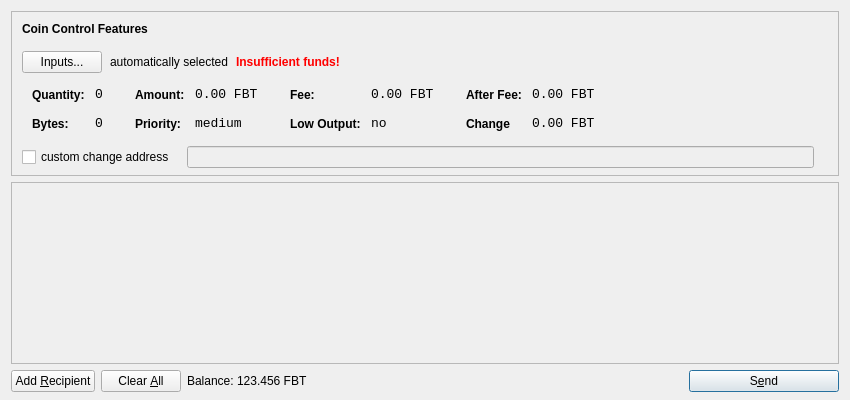
<?xml version="1.0" encoding="UTF-8"?>
<ui version="4.0">
 <class>SendCoinsDialog</class>
 <widget class="QDialog" name="SendCoinsDialog">
  <property name="geometry">
   <rect>
    <x>0</x>
    <y>0</y>
    <width>850</width>
    <height>400</height>
   </rect>
  </property>
  <property name="windowTitle">
   <string>Send Coins</string>
  </property>
  <layout class="QVBoxLayout" name="verticalLayout" stretch="0,1,0">
   <property name="bottomMargin">
    <number>8</number>
   </property>
   <item>
    <widget class="QFrame" name="frameCoinControl">
     <property name="sizePolicy">
      <sizepolicy hsizetype="Expanding" vsizetype="Expanding">
       <horstretch>0</horstretch>
       <verstretch>0</verstretch>
      </sizepolicy>
     </property>
     <property name="maximumSize">
      <size>
       <width>16777215</width>
       <height>16777215</height>
      </size>
     </property>
     <property name="frameShape">
      <enum>QFrame::StyledPanel</enum>
     </property>
     <property name="frameShadow">
      <enum>QFrame::Sunken</enum>
     </property>
     <layout class="QVBoxLayout" name="verticalLayoutCoinControl2">
      <property name="spacing">
       <number>-1</number>
      </property>
      <property name="leftMargin">
       <number>0</number>
      </property>
      <property name="topMargin">
       <number>0</number>
      </property>
      <property name="rightMargin">
       <number>0</number>
      </property>
      <property name="bottomMargin">
       <number>6</number>
      </property>
      <item>
       <layout class="QVBoxLayout" name="verticalLayoutCoinControl" stretch="0,0,0,0,1">
        <property name="spacing">
         <number>0</number>
        </property>
        <property name="leftMargin">
         <number>10</number>
        </property>
        <property name="topMargin">
         <number>10</number>
        </property>
        <item>
         <layout class="QHBoxLayout" name="horizontalLayoutCoinControl1">
          <property name="bottomMargin">
           <number>15</number>
          </property>
          <item>
           <widget class="QLabel" name="labelCoinControlFeatures">
            <property name="sizePolicy">
             <sizepolicy hsizetype="Preferred" vsizetype="Maximum">
              <horstretch>0</horstretch>
              <verstretch>0</verstretch>
             </sizepolicy>
            </property>
            <property name="font">
             <font>
              <weight>75</weight>
              <bold>true</bold>
             </font>
            </property>
            <property name="styleSheet">
             <string notr="true">font-weight:bold;</string>
            </property>
            <property name="text">
             <string>Coin Control Features</string>
            </property>
           </widget>
          </item>
         </layout>
        </item>
        <item>
         <layout class="QHBoxLayout" name="horizontalLayoutCoinControl2" stretch="0,0,0,0">
          <property name="spacing">
           <number>8</number>
          </property>
          <property name="bottomMargin">
           <number>10</number>
          </property>
          <item>
           <widget class="QPushButton" name="pushButtonCoinControl">
            <property name="styleSheet">
             <string notr="true"/>
            </property>
            <property name="text">
             <string>Inputs...</string>
            </property>
           </widget>
          </item>
          <item>
           <widget class="QLabel" name="labelCoinControlAutomaticallySelected">
            <property name="text">
             <string>automatically selected</string>
            </property>
            <property name="margin">
             <number>5</number>
            </property>
           </widget>
          </item>
          <item>
           <widget class="QLabel" name="labelCoinControlInsuffFunds">
            <property name="font">
             <font>
              <weight>75</weight>
              <bold>true</bold>
             </font>
            </property>
            <property name="styleSheet">
             <string notr="true">color:red;font-weight:bold;</string>
            </property>
            <property name="text">
             <string>Insufficient funds!</string>
            </property>
            <property name="margin">
             <number>5</number>
            </property>
           </widget>
          </item>
          <item>
           <spacer name="horizontalSpacerCoinControl">
            <property name="orientation">
             <enum>Qt::Horizontal</enum>
            </property>
            <property name="sizeHint" stdset="0">
             <size>
              <width>40</width>
              <height>1</height>
             </size>
            </property>
           </spacer>
          </item>
         </layout>
        </item>
        <item>
         <widget class="QWidget" name="widgetCoinControl" native="true">
          <property name="sizePolicy">
           <sizepolicy hsizetype="Preferred" vsizetype="Preferred">
            <horstretch>0</horstretch>
            <verstretch>0</verstretch>
           </sizepolicy>
          </property>
          <property name="minimumSize">
           <size>
            <width>0</width>
            <height>0</height>
           </size>
          </property>
          <property name="styleSheet">
           <string notr="true"/>
          </property>
          <layout class="QHBoxLayout" name="horizontalLayoutCoinControl5">
           <property name="margin">
            <number>0</number>
           </property>
           <item>
            <layout class="QHBoxLayout" name="horizontalLayoutCoinControl3" stretch="0,0,0,1">
             <property name="spacing">
              <number>20</number>
             </property>
             <property name="topMargin">
              <number>0</number>
             </property>
             <property name="bottomMargin">
              <number>10</number>
             </property>
             <item>
              <layout class="QFormLayout" name="formLayoutCoinControl1">
               <property name="horizontalSpacing">
                <number>10</number>
               </property>
               <property name="verticalSpacing">
                <number>14</number>
               </property>
               <property name="leftMargin">
                <number>10</number>
               </property>
               <property name="topMargin">
                <number>4</number>
               </property>
               <property name="rightMargin">
                <number>6</number>
               </property>
               <item row="0" column="0">
                <widget class="QLabel" name="labelCoinControlQuantityText">
                 <property name="styleSheet">
                  <string notr="true">font-weight:bold;</string>
                 </property>
                 <property name="text">
                  <string>Quantity:</string>
                 </property>
                 <property name="margin">
                  <number>0</number>
                 </property>
                </widget>
               </item>
               <item row="0" column="1">
                <widget class="QLabel" name="labelCoinControlQuantity">
                 <property name="font">
                  <font>
                   <family>Monospace</family>
                   <pointsize>10</pointsize>
                  </font>
                 </property>
                 <property name="cursor">
                  <cursorShape>IBeamCursor</cursorShape>
                 </property>
                 <property name="contextMenuPolicy">
                  <enum>Qt::ActionsContextMenu</enum>
                 </property>
                 <property name="text">
                  <string>0</string>
                 </property>
                 <property name="margin">
                  <number>0</number>
                 </property>
                 <property name="textInteractionFlags">
                  <set>Qt::LinksAccessibleByMouse|Qt::TextSelectableByKeyboard|Qt::TextSelectableByMouse</set>
                 </property>
                </widget>
               </item>
               <item row="1" column="0">
                <widget class="QLabel" name="labelCoinControlBytesText">
                 <property name="styleSheet">
                  <string notr="true">font-weight:bold;</string>
                 </property>
                 <property name="text">
                  <string>Bytes:</string>
                 </property>
                </widget>
               </item>
               <item row="1" column="1">
                <widget class="QLabel" name="labelCoinControlBytes">
                 <property name="font">
                  <font>
                   <family>Monospace</family>
                   <pointsize>10</pointsize>
                  </font>
                 </property>
                 <property name="cursor">
                  <cursorShape>IBeamCursor</cursorShape>
                 </property>
                 <property name="contextMenuPolicy">
                  <enum>Qt::ActionsContextMenu</enum>
                 </property>
                 <property name="text">
                  <string>0</string>
                 </property>
                 <property name="textInteractionFlags">
                  <set>Qt::LinksAccessibleByMouse|Qt::TextSelectableByKeyboard|Qt::TextSelectableByMouse</set>
                 </property>
                </widget>
               </item>
              </layout>
             </item>
             <item>
              <layout class="QFormLayout" name="formLayoutCoinControl2">
               <property name="horizontalSpacing">
                <number>10</number>
               </property>
               <property name="verticalSpacing">
                <number>14</number>
               </property>
               <property name="leftMargin">
                <number>6</number>
               </property>
               <property name="topMargin">
                <number>4</number>
               </property>
               <property name="rightMargin">
                <number>6</number>
               </property>
               <item row="0" column="0">
                <widget class="QLabel" name="labelCoinControlAmountText">
                 <property name="styleSheet">
                  <string notr="true">font-weight:bold;</string>
                 </property>
                 <property name="text">
                  <string>Amount:</string>
                 </property>
                 <property name="margin">
                  <number>0</number>
                 </property>
                </widget>
               </item>
               <item row="0" column="1">
                <widget class="QLabel" name="labelCoinControlAmount">
                 <property name="font">
                  <font>
                   <family>Monospace</family>
                   <pointsize>10</pointsize>
                  </font>
                 </property>
                 <property name="cursor">
                  <cursorShape>IBeamCursor</cursorShape>
                 </property>
                 <property name="contextMenuPolicy">
                  <enum>Qt::ActionsContextMenu</enum>
                 </property>
                 <property name="text">
                  <string>0.00 FBT</string>
                 </property>
                 <property name="textInteractionFlags">
                  <set>Qt::LinksAccessibleByMouse|Qt::TextSelectableByKeyboard|Qt::TextSelectableByMouse</set>
                 </property>
                </widget>
               </item>
               <item row="1" column="0">
                <widget class="QLabel" name="labelCoinControlPriorityText">
                 <property name="styleSheet">
                  <string notr="true">font-weight:bold;</string>
                 </property>
                 <property name="text">
                  <string>Priority:</string>
                 </property>
                </widget>
               </item>
               <item row="1" column="1">
                <widget class="QLabel" name="labelCoinControlPriority">
                 <property name="font">
                  <font>
                   <family>Monospace</family>
                   <pointsize>10</pointsize>
                  </font>
                 </property>
                 <property name="cursor">
                  <cursorShape>IBeamCursor</cursorShape>
                 </property>
                 <property name="contextMenuPolicy">
                  <enum>Qt::ActionsContextMenu</enum>
                 </property>
                 <property name="text">
                  <string>medium</string>
                 </property>
                 <property name="textInteractionFlags">
                  <set>Qt::LinksAccessibleByMouse|Qt::TextSelectableByKeyboard|Qt::TextSelectableByMouse</set>
                 </property>
                </widget>
               </item>
              </layout>
             </item>
             <item>
              <layout class="QFormLayout" name="formLayoutCoinControl3">
               <property name="horizontalSpacing">
                <number>10</number>
               </property>
               <property name="verticalSpacing">
                <number>14</number>
               </property>
               <property name="leftMargin">
                <number>6</number>
               </property>
               <property name="topMargin">
                <number>4</number>
               </property>
               <property name="rightMargin">
                <number>6</number>
               </property>
               <item row="0" column="0">
                <widget class="QLabel" name="labelCoinControlFeeText">
                 <property name="styleSheet">
                  <string notr="true">font-weight:bold;</string>
                 </property>
                 <property name="text">
                  <string>Fee:</string>
                 </property>
                 <property name="margin">
                  <number>0</number>
                 </property>
                </widget>
               </item>
               <item row="0" column="1">
                <widget class="QLabel" name="labelCoinControlFee">
                 <property name="font">
                  <font>
                   <family>Monospace</family>
                   <pointsize>10</pointsize>
                  </font>
                 </property>
                 <property name="cursor">
                  <cursorShape>IBeamCursor</cursorShape>
                 </property>
                 <property name="contextMenuPolicy">
                  <enum>Qt::ActionsContextMenu</enum>
                 </property>
                 <property name="text">
                  <string>0.00 FBT</string>
                 </property>
                 <property name="textInteractionFlags">
                  <set>Qt::LinksAccessibleByMouse|Qt::TextSelectableByKeyboard|Qt::TextSelectableByMouse</set>
                 </property>
                </widget>
               </item>
               <item row="1" column="0">
                <widget class="QLabel" name="labelCoinControlLowOutputText">
                 <property name="styleSheet">
                  <string notr="true">font-weight:bold;</string>
                 </property>
                 <property name="text">
                  <string>Low Output:</string>
                 </property>
                </widget>
               </item>
               <item row="1" column="1">
                <widget class="QLabel" name="labelCoinControlLowOutput">
                 <property name="font">
                  <font>
                   <family>Monospace</family>
                   <pointsize>10</pointsize>
                  </font>
                 </property>
                 <property name="cursor">
                  <cursorShape>IBeamCursor</cursorShape>
                 </property>
                 <property name="contextMenuPolicy">
                  <enum>Qt::ActionsContextMenu</enum>
                 </property>
                 <property name="text">
                  <string>no</string>
                 </property>
                 <property name="textInteractionFlags">
                  <set>Qt::LinksAccessibleByMouse|Qt::TextSelectableByKeyboard|Qt::TextSelectableByMouse</set>
                 </property>
                </widget>
               </item>
              </layout>
             </item>
             <item>
              <layout class="QFormLayout" name="formLayoutCoinControl4">
               <property name="horizontalSpacing">
                <number>10</number>
               </property>
               <property name="verticalSpacing">
                <number>14</number>
               </property>
               <property name="leftMargin">
                <number>6</number>
               </property>
               <property name="topMargin">
                <number>4</number>
               </property>
               <property name="rightMargin">
                <number>6</number>
               </property>
               <item row="0" column="0">
                <widget class="QLabel" name="labelCoinControlAfterFeeText">
                 <property name="styleSheet">
                  <string notr="true">font-weight:bold;</string>
                 </property>
                 <property name="text">
                  <string>After Fee:</string>
                 </property>
                 <property name="margin">
                  <number>0</number>
                 </property>
                </widget>
               </item>
               <item row="0" column="1">
                <widget class="QLabel" name="labelCoinControlAfterFee">
                 <property name="font">
                  <font>
                   <family>Monospace</family>
                   <pointsize>10</pointsize>
                  </font>
                 </property>
                 <property name="cursor">
                  <cursorShape>IBeamCursor</cursorShape>
                 </property>
                 <property name="contextMenuPolicy">
                  <enum>Qt::ActionsContextMenu</enum>
                 </property>
                 <property name="text">
                  <string>0.00 FBT</string>
                 </property>
                 <property name="textInteractionFlags">
                  <set>Qt::LinksAccessibleByMouse|Qt::TextSelectableByKeyboard|Qt::TextSelectableByMouse</set>
                 </property>
                </widget>
               </item>
               <item row="1" column="0">
                <widget class="QLabel" name="labelCoinControlChangeText">
                 <property name="styleSheet">
                  <string notr="true">font-weight:bold;</string>
                 </property>
                 <property name="text">
                  <string>Change</string>
                 </property>
                </widget>
               </item>
               <item row="1" column="1">
                <widget class="QLabel" name="labelCoinControlChange">
                 <property name="font">
                  <font>
                   <family>Monospace</family>
                   <pointsize>10</pointsize>
                  </font>
                 </property>
                 <property name="cursor">
                  <cursorShape>IBeamCursor</cursorShape>
                 </property>
                 <property name="contextMenuPolicy">
                  <enum>Qt::ActionsContextMenu</enum>
                 </property>
                 <property name="text">
                  <string>0.00 FBT</string>
                 </property>
                 <property name="textInteractionFlags">
                  <set>Qt::LinksAccessibleByMouse|Qt::TextSelectableByKeyboard|Qt::TextSelectableByMouse</set>
                 </property>
                </widget>
               </item>
              </layout>
             </item>
            </layout>
           </item>
          </layout>
         </widget>
        </item>
        <item>
         <layout class="QHBoxLayout" name="horizontalLayoutCoinControl4" stretch="0,0,0">
          <property name="spacing">
           <number>12</number>
          </property>
          <property name="sizeConstraint">
           <enum>QLayout::SetDefaultConstraint</enum>
          </property>
          <property name="topMargin">
           <number>5</number>
          </property>
          <property name="rightMargin">
           <number>5</number>
          </property>
          <item>
           <widget class="QCheckBox" name="checkBoxCoinControlChange">
            <property name="text">
             <string>custom change address</string>
            </property>
           </widget>
          </item>
          <item>
           <widget class="QLineEdit" name="lineEditCoinControlChange">
            <property name="enabled">
             <bool>false</bool>
            </property>
            <property name="sizePolicy">
             <sizepolicy hsizetype="Expanding" vsizetype="Fixed">
              <horstretch>0</horstretch>
              <verstretch>0</verstretch>
             </sizepolicy>
            </property>
           </widget>
          </item>
          <item>
           <widget class="QLabel" name="labelCoinControlChangeLabel">
            <property name="sizePolicy">
             <sizepolicy hsizetype="Preferred" vsizetype="Expanding">
              <horstretch>0</horstretch>
              <verstretch>0</verstretch>
             </sizepolicy>
            </property>
            <property name="minimumSize">
             <size>
              <width>0</width>
              <height>0</height>
             </size>
            </property>
            <property name="text">
             <string/>
            </property>
            <property name="margin">
             <number>3</number>
            </property>
           </widget>
          </item>
         </layout>
        </item>
        <item>
         <spacer name="verticalSpacerCoinControl">
          <property name="orientation">
           <enum>Qt::Vertical</enum>
          </property>
          <property name="sizeHint" stdset="0">
           <size>
            <width>800</width>
            <height>1</height>
           </size>
          </property>
         </spacer>
        </item>
       </layout>
      </item>
     </layout>
    </widget>
   </item>
   <item>
    <widget class="QScrollArea" name="scrollArea">
     <property name="widgetResizable">
      <bool>true</bool>
     </property>
     <widget class="QWidget" name="scrollAreaWidgetContents">
      <property name="geometry">
       <rect>
        <x>0</x>
        <y>0</y>
        <width>830</width>
        <height>165</height>
       </rect>
      </property>
      <layout class="QVBoxLayout" name="verticalLayout_2">
       <property name="margin">
        <number>0</number>
       </property>
       <item>
        <layout class="QVBoxLayout" name="entries">
         <property name="spacing">
          <number>6</number>
         </property>
        </layout>
       </item>
       <item>
        <spacer name="verticalSpacer">
         <property name="orientation">
          <enum>Qt::Vertical</enum>
         </property>
         <property name="sizeHint" stdset="0">
          <size>
           <width>20</width>
           <height>40</height>
          </size>
         </property>
        </spacer>
       </item>
      </layout>
     </widget>
    </widget>
   </item>
   <item>
    <layout class="QHBoxLayout" name="horizontalLayout">
     <item>
      <widget class="QPushButton" name="addButton">
       <property name="toolTip">
        <string>Send to multiple recipients at once</string>
       </property>
       <property name="text">
        <string>Add &amp;Recipient</string>
       </property>
       <property name="icon">
        <iconset resource="../bitcoin.qrc">
         <normaloff>:/icons/add</normaloff>:/icons/add</iconset>
       </property>
       <property name="autoDefault">
        <bool>false</bool>
       </property>
      </widget>
     </item>
     <item>
      <widget class="QPushButton" name="clearButton">
       <property name="sizePolicy">
        <sizepolicy hsizetype="Minimum" vsizetype="Fixed">
         <horstretch>0</horstretch>
         <verstretch>0</verstretch>
        </sizepolicy>
       </property>
       <property name="toolTip">
        <string>Remove all transaction fields</string>
       </property>
       <property name="text">
        <string>Clear &amp;All</string>
       </property>
       <property name="icon">
        <iconset resource="../bitcoin.qrc">
         <normaloff>:/icons/remove</normaloff>:/icons/remove</iconset>
       </property>
       <property name="autoRepeatDelay">
        <number>300</number>
       </property>
       <property name="autoDefault">
        <bool>false</bool>
       </property>
      </widget>
     </item>
     <item>
      <layout class="QHBoxLayout" name="horizontalLayout_2">
       <property name="spacing">
        <number>3</number>
       </property>
       <item>
        <widget class="QLabel" name="label">
         <property name="sizePolicy">
          <sizepolicy hsizetype="Preferred" vsizetype="Fixed">
           <horstretch>0</horstretch>
           <verstretch>0</verstretch>
          </sizepolicy>
         </property>
         <property name="text">
          <string>Balance:</string>
         </property>
        </widget>
       </item>
       <item>
        <widget class="QLabel" name="labelBalance">
         <property name="sizePolicy">
          <sizepolicy hsizetype="Preferred" vsizetype="Fixed">
           <horstretch>0</horstretch>
           <verstretch>0</verstretch>
          </sizepolicy>
         </property>
         <property name="cursor">
          <cursorShape>IBeamCursor</cursorShape>
         </property>
         <property name="text">
          <string>123.456 FBT</string>
         </property>
         <property name="textInteractionFlags">
          <set>Qt::LinksAccessibleByMouse|Qt::TextSelectableByKeyboard|Qt::TextSelectableByMouse</set>
         </property>
        </widget>
       </item>
      </layout>
     </item>
     <item>
      <spacer name="horizontalSpacer">
       <property name="orientation">
        <enum>Qt::Horizontal</enum>
       </property>
       <property name="sizeHint" stdset="0">
        <size>
         <width>40</width>
         <height>20</height>
        </size>
       </property>
      </spacer>
     </item>
     <item>
      <widget class="QPushButton" name="sendButton">
       <property name="minimumSize">
        <size>
         <width>150</width>
         <height>0</height>
        </size>
       </property>
       <property name="toolTip">
        <string>Confirm the send action</string>
       </property>
       <property name="text">
        <string>S&amp;end</string>
       </property>
       <property name="icon">
        <iconset resource="../bitcoin.qrc">
         <normaloff>:/icons/send</normaloff>:/icons/send</iconset>
       </property>
       <property name="default">
        <bool>true</bool>
       </property>
      </widget>
     </item>
    </layout>
   </item>
  </layout>
 </widget>
 <resources>
  <include location="../bitcoin.qrc"/>
 </resources>
 <connections/>
</ui>
